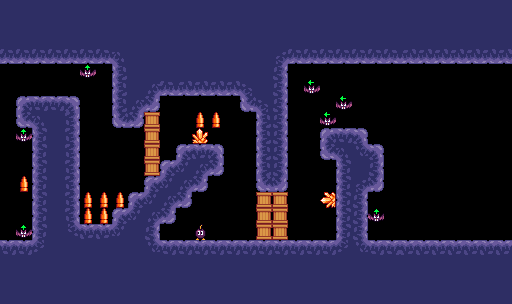

Tiled map render using the project's own tile images. Description and the whole map definition, tile-layer contents included, below:
An orthogonal 32x19 tile map with 16x16 px tiles, 1 tile layer (Tilelaag 1).

<map version="1.5" tiledversion="1.7.2" orientation="orthogonal" renderorder="right-down" width="32" height="19" tilewidth="16" tileheight="16" infinite="0" nextlayerid="2" nextobjectid="1">
 <tileset firstgid="1" source="tilemap.tsx" />
 <layer id="1" name="Tilelaag 1" width="32" height="19">
  <data encoding="csv">
18,18,18,18,18,18,18,18,18,18,18,18,18,18,18,18,18,18,18,18,18,18,18,18,18,18,18,18,18,18,18,18,
18,18,18,18,18,18,18,18,18,18,18,18,18,18,18,18,18,18,18,18,18,18,18,18,18,18,18,18,18,18,18,18,
18,18,18,18,18,18,18,18,18,18,18,18,18,18,18,18,18,18,18,18,18,18,18,18,18,18,18,18,18,18,18,18,
2147483682,2147483682,2147483682,2147483682,2147483682,2147483682,2147483682,2147483652,1610612754,2147483666,2147483666,2147483666,2147483666,2147483666,2147483666,2147483666,1610612754,2147483653,2147483682,2147483682,2147483682,2147483682,2147483682,2147483682,2147483682,34,34,34,34,34,34,34,
0,0,0,0,0,22,0,1610612738,1610612754,1610612754,2147483666,1610612754,1610612754,1610612754,1610612754,1610612754,1610612754,2147483665,0,0,0,0,0,0,0,0,0,0,0,0,0,0,
0,0,0,0,0,0,0,1610612738,1610612754,1610612741,2147483682,1610612753,1610612753,1610612753,1610612753,1610612757,1610612754,2147483665,0,23,0,0,0,0,0,0,0,0,0,0,0,0,
0,2147483651,2147483650,2147483650,2147483649,0,0,1610612738,1610612741,1610612769,0,0,0,0,0,1610612737,1610612757,2147483665,0,0,0,23,0,0,0,0,0,0,0,0,0,0,
0,2147483683,2147483652,2147483666,1610612770,0,0,1610612737,1610612769,2147483655,0,0,2147483685,2147483685,0,0,1610612738,2147483665,0,0,23,0,0,0,0,0,0,0,0,0,0,0,
0,22,2147483667,2147483666,1610612770,0,0,0,0,2147483655,0,0,2147483684,0,0,0,1610612738,2147483665,0,0,2147483651,2147483650,2147483649,0,0,0,0,0,0,0,0,0,
0,0,2147483667,2147483666,1610612770,0,0,0,0,2147483655,0,1610612739,1610612755,1610612771,0,0,1610612738,2147483665,0,0,2147483683,2147483652,2147483669,2147483649,0,0,0,0,0,0,0,0,
0,0,2147483667,2147483666,1610612770,0,0,0,0,2147483655,1610612739,1610612756,1610612741,1610612769,0,0,1610612738,2147483665,0,0,0,2147483667,2147483666,2147483665,0,0,0,0,0,0,0,0,
0,2147483685,2147483667,2147483666,1610612770,0,0,0,0,1610612739,1610612756,1610612741,1610612769,0,0,0,2147483683,2147483681,0,0,0,2147483667,2147483653,2147483681,0,0,0,0,0,0,0,0,
0,0,2147483667,2147483666,1610612770,2147483685,2147483685,2147483685,1610612739,1610612756,1610612741,1610612769,0,0,0,0,2147483655,2147483655,0,0,536870948,2147483667,2147483665,0,0,0,0,0,0,0,0,0,
0,0,2147483667,2147483666,1610612770,2147483685,2147483685,1610612739,1610612756,1610612741,1610612769,0,0,0,0,0,2147483655,2147483655,0,0,0,2147483667,2147483665,2147483670,0,0,0,0,0,0,0,0,
0,22,2147483667,2147483666,1610612740,1610612755,1610612755,1610612756,2147483666,2147483665,0,0,6,0,0,0,2147483655,2147483655,0,0,0,2147483667,2147483665,0,0,0,0,0,0,0,0,0,
2147483650,2147483650,2147483668,2147483666,1610612754,1610612754,1610612754,2147483666,2147483666,2147483669,2147483650,2147483650,2147483650,2147483650,2147483650,2147483650,2147483650,2147483650,2147483650,2147483650,2147483650,2147483668,2147483669,2147483650,2147483650,2,2,2,2,2,2,2,
18,18,18,18,18,18,18,18,18,18,18,18,18,18,18,18,18,18,18,3758096402,3758096402,18,18,18,18,18,18,18,18,18,18,18,
18,18,18,18,18,18,18,18,18,18,18,18,18,18,18,18,18,18,18,18,18,18,18,18,18,18,18,18,18,18,18,18,
18,18,18,18,18,18,18,18,18,18,18,18,18,18,18,18,18,18,18,18,18,18,18,18,18,18,18,18,18,18,18,18
</data>
 </layer>
</map>
